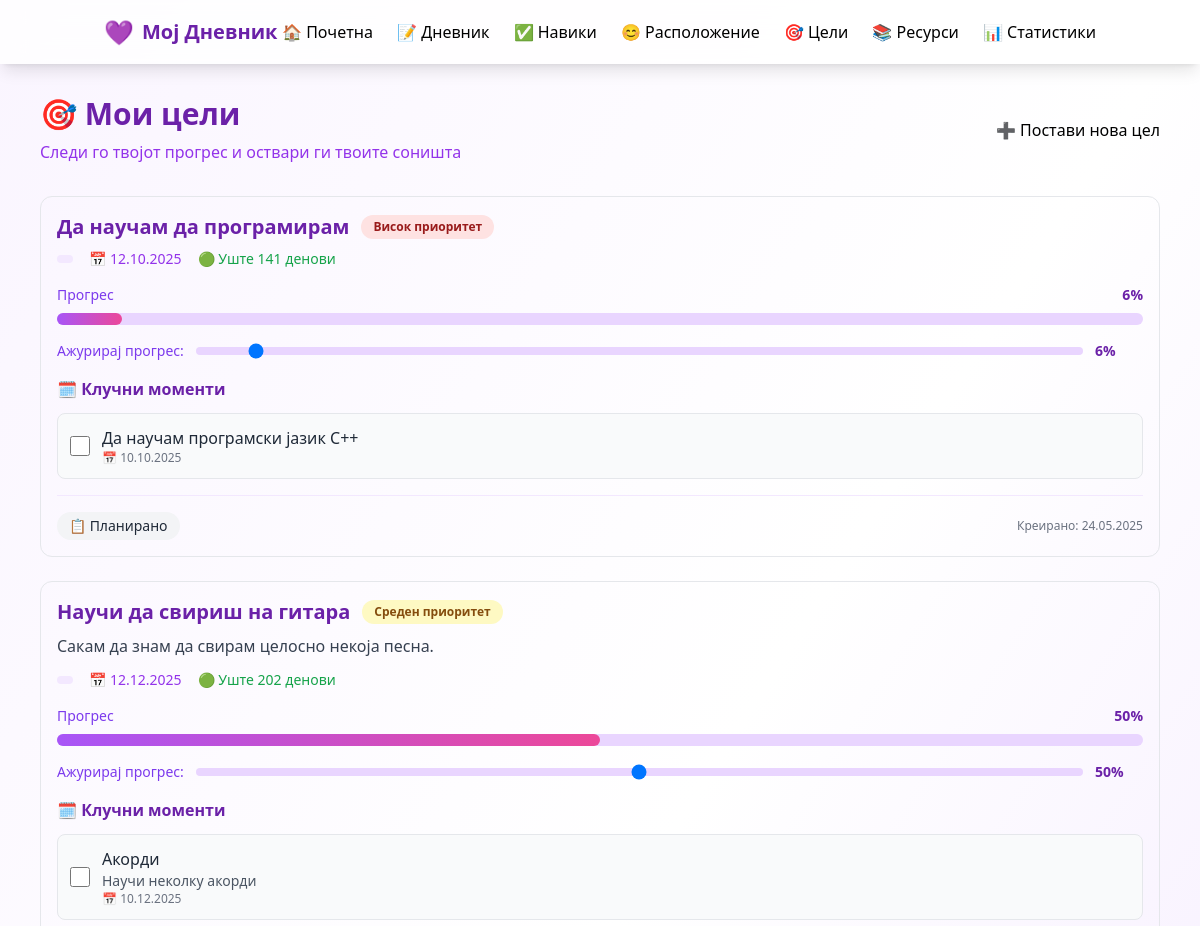
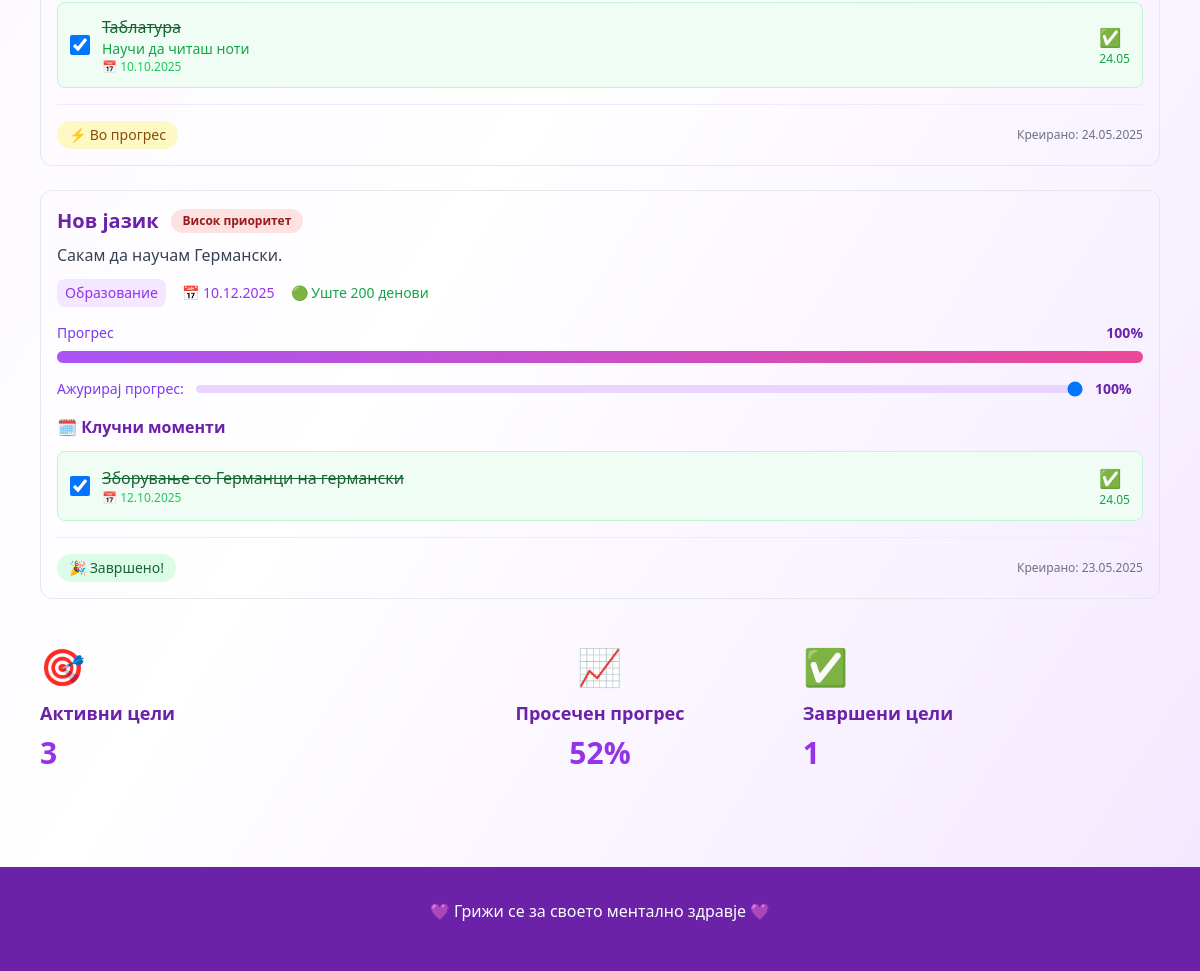
Screenshot of /goals/ with the database file from the repository (2 pictures, top to bottom).
### models/goals.py (models this page shows)
class Goal(BaseModel):
    __tablename__ = 'goals'
    title = db.Column(db.String(200), nullable=False)
    description = db.Column(db.Text)
    category = db.Column(db.String(50), nullable=False)
    target_date = db.Column(db.Date)
    priority = db.Column(db.String(20), default='medium')
    status = db.Column(db.String(20), default='active')
    progress = db.Column(db.Integer, default=0)

class GoalMilestone(BaseModel):
    __tablename__ = 'goal_milestones'
    goal_id = db.Column(db.Integer, db.ForeignKey('goals.id'), nullable=False)
    title = db.Column(db.String(200), nullable=False)
    description = db.Column(db.Text)
    due_date = db.Column(db.Date)
    completed = db.Column(db.Boolean, default=False)
    completed_date = db.Column(db.Date)
    goal = db.relationship('Goal', backref='milestones')

### controllers/goals_controller.py (the view)
@goals_bp.route('/')
def index():
    goals = Goal.query.filter_by(status='active').order_by(Goal.created_at.desc()).all()
    return render_template('goals/progress.html', goals=goals)

### app.py (called while the page is built)
@app.context_processor
def inject_date():
    return {'today': date.today()}

### templates/goals/progress.html (shortened to what this page needs)
{% extends "base.html" %}
{% block content %}
<div class="mb-8">
    <div class="flex justify-between items-center">
        <div>
            <h1 class="text-3xl font-bold text-purple-800 mb-2">🎯 Мои цели</h1>
            <p class="text-purple-600">Следи го твојот прогрес и оствари ги твоите соништа</p>
        </div>
        <a href="{{ url_for('goals.set_goal') }}" class="btn-primary">
            ➕ Постави нова цел
        </a>
    </div>
</div>
{% if goals %}
<div class="space-y-6">
    {% for goal in goals %}
<div class="card border rounded-xl p-4">
        <div class="flex justify-between items-start mb-4">
            <div class="flex-1">
                <div class="flex items-center space-x-3 mb-2">
                    <h3 class="text-xl font-bold text-purple-800">{{ goal.title }}</h3>
                    <span class="px-3 py-1 text-xs font-semibold rounded-full
                        {% if goal.priority == 'high' %}bg-red-100 text-red-800
                        {% elif goal.priority == 'medium' %}bg-yellow-100 text-yellow-800
                        {% else %}bg-green-100 text-green-800{% endif %}">
                        {% if goal.priority == 'high' %}Висок приоритет
                        {% elif goal.priority == 'medium' %}Среден приоритет
                        {% else %}Низок приоритет{% endif %}
                    </span>
                </div>
                {% if goal.description %}
                <p class="text-gray-700 mb-3">{{ goal.description }}</p>
                {% endif %}
                <div class="flex items-center space-x-4 text-sm text-purple-600">
                    <span class="bg-purple-100 px-2 py-1 rounded-lg">{{ goal.category }}</span>
                    {% if goal.target_date %}
                    <span class="flex items-center space-x-1">
                        <span>📅</span>
                        <span>{{ goal.target_date.strftime('%d.%m.%Y') }}</span>
                    </span>
                    {% endif %}
                    {% if goal.target_date %}
                    {% set days_left = (goal.target_date - today).days %}
                    <span class="{% if days_left < 0 %}text-red-600{% elif days_left < 7 %}text-orange-600{% else %}text-green-600{% endif %}">
                        {% if days_left < 0 %}
                        🔴 Просроченo {{ -days_left }} ден{% if -days_left != 1 %}ови{% endif %}
                        {% elif days_left == 0 %}
                        🟡 Денес е крајниот рок!
                        {% else %}
                        🟢 Уште {{ days_left }} ден{% if days_left != 1 %}ови{% endif %}
                        {% endif %}
                    </span>
                    {% endif %}
                </div>
            </div>
        </div>
        <div class="mb-4">
            <div class="flex justify-between items-center mb-2">
                <span class="text-sm font-medium text-purple-700">Прогрес</span>
                <span class="text-sm font-bold text-purple-800">{{ goal.progress }}%</span>
            </div>
            <div class="w-full bg-purple-200 rounded-full h-3">
                <div class="bg-gradient-to-r from-purple-500 to-pink-500 h-3 rounded-full transition-all duration-300"
                     style="width: {{ goal.progress }}%"></div>
            </div>
        </div>
        <div class="mb-4 flex items-center space-x-3">
            <label class="text-sm font-medium text-purple-700">Ажурирај прогрес:</label>
            <input type="range"
                   class="flex-1 h-2 bg-purple-200 rounded-lg appearance-none cursor-pointer"
                   min="0" max="100"
                   value="{{ goal.progress }}"
                   onchange="updateProgress({{ goal.id }}, this.value)">
            <span id="progress-display-{{ goal.id }}" class="text-sm font-bold text-purple-800 w-12">{{ goal.progress }}%</span>
        </div>
        {% if goal.milestones %}
        <div class="mb-4">
            <h4 class="font-semibold text-purple-800 mb-3">🗓️ Клучни моменти</h4>
            <div class="space-y-2">
                {% for milestone in goal.milestones %}
                <div class="flex items-center space-x-3 p-3 rounded-lg
                    {% if milestone.completed %}bg-green-50 border border-green-200
                    {% else %}bg-gray-50 border border-gray-200{% endif %}">
                    <input type="checkbox"
                           class="w-5 h-5 text-purple-600 rounded"
                           {% if milestone.completed %}checked{% endif %}
                           onchange="toggleMilestone({{ milestone.id }}, this.checked)">
                    <div class="flex-1">
                        <p class="font-medium {% if milestone.completed %}text-green-800 line-through{% else %}text-gray-800{% endif %}">
                            {{ milestone.title }}
                        </p>
                        {% if milestone.description %}
                        <p class="text-sm {% if milestone.completed %}text-green-600{% else %}text-gray-600{% endif %}">
                            {{ milestone.description }}
                        </p>
                        {% endif %}
                        {% if milestone.due_date %}
                        <p class="text-xs {% if milestone.completed %}text-green-500{% else %}text-gray-500{% endif %}">
                            📅 {{ milestone.due_date.strftime('%d.%m.%Y') }}
                        </p>
                        {% endif %}
                    </div>
                    {% if milestone.completed %}
                    <div class="text-green-600">
                        <span class="text-lg">✅</span>
                        {% if milestone.completed_date %}
                        <p class="text-xs">{{ milestone.completed_date.strftime('%d.%m') }}</p>
                        {% endif %}
                    </div>
                    {% endif %}
                </div>
                {% endfor %}
            </div>
        </div>
        {% endif %}
        <div class="flex justify-between items-center pt-4 border-t border-purple-100">
            <div class="flex items-center space-x-2">
                {% if goal.progress >= 100 %}
                <span class="px-3 py-1 bg-green-100 text-green-800 rounded-full text-sm font-medium">
                    🎉 Завршено!
                </span>
                {% elif goal.progress >= 75 %}
                <span class="px-3 py-1 bg-blue-100 text-blue-800 rounded-full text-sm font-medium">
                    🚀 Речиси готово
                </span>
                {% elif goal.progress >= 50 %}
                <span class="px-3 py-1 bg-yellow-100 text-yellow-800 rounded-full text-sm font-medium">
                    ⚡ Во прогрес
                </span>
                {% elif goal.progress >= 25 %}
                <span class="px-3 py-1 bg-orange-100 text-orange-800 rounded-full text-sm font-medium">
                    🔄 Започнато
                </span>
                {% else %}
                <span class="px-3 py-1 bg-gray-100 text-gray-800 rounded-full text-sm font-medium">
                    📋 Планирано
                </span>
                {% endif %}
            </div>
            <div class="text-xs text-gray-500">
                Креирано: {{ goal.created_at.strftime('%d.%m.%Y') }}
            </div>
        </div>
    </div>
    {% endfor %}
</div>
<div class="mt-12 grid md:grid-cols-3 gap-6">
    <div class="card  rounded-xltext-center">
        <div class="text-4xl mb-3">🎯</div>
        <h3 class="text-lg font-bold text-purple-800 mb-2">Активни цели</h3>
        <p class="text-3xl font-bold text-purple-600">{{ goals|length }}</p>
    </div>
    <div class="card rounded-xl text-center">
        <div class="text-4xl mb-3">📈</div>
        <h3 class="text-lg font-bold text-purple-800 mb-2">Просечен прогрес</h3>
        {% set avg_progress = (goals|sum(attribute='progress') / goals|length) if goals else 0 %}
        <p class="text-3xl font-bold text-purple-600">{{ "%.0f"|format(avg_progress) }}%</p>
    </div>
    <div class="card  rounded-xltext-center">
        <div class="text-4xl mb-3">✅</div>
        <h3 class="text-lg font-bold text-purple-800 mb-2">Завршени цели</h3>
        {% set completed_goals = goals|selectattr('progress', 'ge', 100)|list|length %}
        <p class="text-3xl font-bold text-purple-600">{{ completed_goals }}</p>
    </div>
</div>
{% endif %}
{% endblock %}

### templates/base.html (style rules this page uses)
.btn-primary { @apply bg-purple-600 hover:bg-purple-700 text-white px-6 py-3 rounded-xl font-medium transition-all duration-300 transform hover:scale-105 shadow-lg; }
.card { @apply bg-white rounded-2xl shadow-xl p-6 border border-purple-100; }

### rows the page displays
Goal: title "Да научам да програмирам", priority "Висок приоритет", target_date "12.10.2025", progress "6", shows "📋 Планирано", created_at "24.05.2025"
GoalMilestone: title "Да научам програмски јазик C++", due_date "10.10.2025"
Goal: title "Научи да свириш на гитара", priority "Среден приоритет", description "Сакам да знам да свирам целосно некоја песна.", target_date "12.12.2025", progress "50", shows "⚡ Во прогрес", created_at "24.05.2025"
GoalMilestone: title "Акорди", description "Научи неколку акорди", due_date "10.12.2025"
GoalMilestone: completed "☑", title "Таблатура", description "Научи да читаш ноти", due_date "10.10.2025", completed_date "24.05"
Goal: title "Нов јазик", priority "Висок приоритет", description "Сакам да научам Германски.", category "Образование", target_date "10.12.2025", progress "100", shows "🎉 Завршено!", created_at "23.05.2025"
GoalMilestone: completed "☑", title "Зборување со Германци на германски", due_date "12.10.2025", completed_date "24.05"

### other values shown
{{ goals|length }} "3"
{{ "%.0f"|format(avg_progress) }} "52"
{{ completed_goals }} "1"
